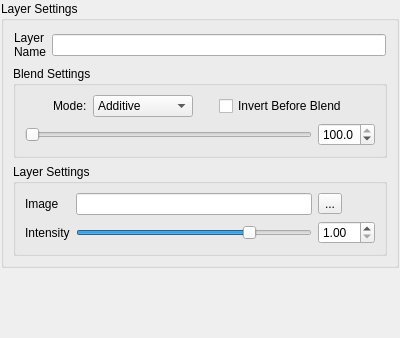
<?xml version="1.0" encoding="UTF-8"?>
<ui version="4.0">
 <class>NormalFromNormal</class>
 <widget class="QWidget" name="NormalFromNormal">
  <property name="geometry">
   <rect>
    <x>0</x>
    <y>0</y>
    <width>400</width>
    <height>338</height>
   </rect>
  </property>
  <property name="windowTitle">
   <string>Form</string>
  </property>
  <layout class="QVBoxLayout" name="verticalLayout_2">
   <property name="margin">
    <number>1</number>
   </property>
   <item>
    <widget class="QGroupBox" name="groupBox">
     <property name="title">
      <string>Layer Settings</string>
     </property>
     <layout class="QVBoxLayout" name="verticalLayout_3">
      <item>
       <widget class="QFrame" name="frame_3">
        <property name="frameShape">
         <enum>QFrame::NoFrame</enum>
        </property>
        <property name="frameShadow">
         <enum>QFrame::Raised</enum>
        </property>
        <layout class="QHBoxLayout" name="horizontalLayout">
         <property name="margin">
          <number>1</number>
         </property>
         <item>
          <widget class="QLabel" name="label_3">
           <property name="text">
            <string>Layer
Name</string>
           </property>
          </widget>
         </item>
         <item>
          <widget class="QLineEdit" name="LayerName"/>
         </item>
        </layout>
       </widget>
      </item>
      <item>
       <widget class="QGroupBox" name="groupBox_4">
        <property name="sizePolicy">
         <sizepolicy hsizetype="Preferred" vsizetype="Fixed">
          <horstretch>0</horstretch>
          <verstretch>0</verstretch>
         </sizepolicy>
        </property>
        <property name="title">
         <string>Blend Settings</string>
        </property>
        <layout class="QVBoxLayout" name="verticalLayout_4">
         <property name="spacing">
          <number>6</number>
         </property>
         <property name="leftMargin">
          <number>8</number>
         </property>
         <property name="rightMargin">
          <number>8</number>
         </property>
         <item>
          <widget class="QFrame" name="frame_5">
           <property name="frameShape">
            <enum>QFrame::NoFrame</enum>
           </property>
           <property name="frameShadow">
            <enum>QFrame::Raised</enum>
           </property>
           <layout class="QHBoxLayout" name="horizontalLayout_4">
            <property name="margin">
             <number>0</number>
            </property>
            <item>
             <spacer name="horizontalSpacer_3">
              <property name="orientation">
               <enum>Qt::Horizontal</enum>
              </property>
              <property name="sizeHint" stdset="0">
               <size>
                <width>40</width>
                <height>20</height>
               </size>
              </property>
             </spacer>
            </item>
            <item>
             <widget class="QLabel" name="label_4">
              <property name="sizePolicy">
               <sizepolicy hsizetype="Minimum" vsizetype="Minimum">
                <horstretch>0</horstretch>
                <verstretch>0</verstretch>
               </sizepolicy>
              </property>
              <property name="text">
               <string>Mode:</string>
              </property>
             </widget>
            </item>
            <item>
             <widget class="QComboBox" name="BlendMode">
              <property name="sizePolicy">
               <sizepolicy hsizetype="Minimum" vsizetype="Fixed">
                <horstretch>0</horstretch>
                <verstretch>0</verstretch>
               </sizepolicy>
              </property>
              <property name="minimumSize">
               <size>
                <width>100</width>
                <height>0</height>
               </size>
              </property>
              <item>
               <property name="text">
                <string>Additive</string>
               </property>
              </item>
              <item>
               <property name="text">
                <string>Overlay</string>
               </property>
              </item>
              <item>
               <property name="text">
                <string>Multiply</string>
               </property>
              </item>
              <item>
               <property name="text">
                <string>Normal</string>
               </property>
              </item>
             </widget>
            </item>
            <item>
             <spacer name="horizontalSpacer_4">
              <property name="orientation">
               <enum>Qt::Horizontal</enum>
              </property>
              <property name="sizeType">
               <enum>QSizePolicy::Fixed</enum>
              </property>
              <property name="sizeHint" stdset="0">
               <size>
                <width>20</width>
                <height>20</height>
               </size>
              </property>
             </spacer>
            </item>
            <item>
             <widget class="QCheckBox" name="Invert">
              <property name="text">
               <string>Invert Before Blend</string>
              </property>
             </widget>
            </item>
            <item>
             <spacer name="horizontalSpacer_5">
              <property name="orientation">
               <enum>Qt::Horizontal</enum>
              </property>
              <property name="sizeHint" stdset="0">
               <size>
                <width>40</width>
                <height>20</height>
               </size>
              </property>
             </spacer>
            </item>
           </layout>
          </widget>
         </item>
         <item>
          <widget class="QFrame" name="frame_6">
           <property name="frameShape">
            <enum>QFrame::NoFrame</enum>
           </property>
           <property name="frameShadow">
            <enum>QFrame::Raised</enum>
           </property>
           <layout class="QHBoxLayout" name="horizontalLayout_5">
            <property name="spacing">
             <number>6</number>
            </property>
            <property name="leftMargin">
             <number>1</number>
            </property>
            <property name="topMargin">
             <number>0</number>
            </property>
            <property name="rightMargin">
             <number>1</number>
            </property>
            <property name="bottomMargin">
             <number>0</number>
            </property>
            <item>
             <widget class="QSlider" name="BlendSlider">
              <property name="maximum">
               <number>1000</number>
              </property>
              <property name="orientation">
               <enum>Qt::Horizontal</enum>
              </property>
             </widget>
            </item>
            <item>
             <widget class="QDoubleSpinBox" name="BlendValue">
              <property name="sizePolicy">
               <sizepolicy hsizetype="Minimum" vsizetype="Fixed">
                <horstretch>0</horstretch>
                <verstretch>0</verstretch>
               </sizepolicy>
              </property>
              <property name="decimals">
               <number>1</number>
              </property>
              <property name="value">
               <double>100.000000000000000</double>
              </property>
             </widget>
            </item>
           </layout>
          </widget>
         </item>
        </layout>
       </widget>
      </item>
      <item>
       <widget class="QGroupBox" name="groupBox_3">
        <property name="sizePolicy">
         <sizepolicy hsizetype="Preferred" vsizetype="Minimum">
          <horstretch>0</horstretch>
          <verstretch>0</verstretch>
         </sizepolicy>
        </property>
        <property name="title">
         <string>Layer Settings</string>
        </property>
        <layout class="QGridLayout" name="gridLayout">
         <property name="margin">
          <number>9</number>
         </property>
         <property name="spacing">
          <number>6</number>
         </property>
         <item row="1" column="0">
          <widget class="QLabel" name="label_2">
           <property name="sizePolicy">
            <sizepolicy hsizetype="Fixed" vsizetype="Preferred">
             <horstretch>0</horstretch>
             <verstretch>0</verstretch>
            </sizepolicy>
           </property>
           <property name="text">
            <string>Intensity</string>
           </property>
          </widget>
         </item>
         <item row="1" column="1" colspan="2">
          <widget class="QSlider" name="IntensitySlider">
           <property name="minimum">
            <number>-200</number>
           </property>
           <property name="maximum">
            <number>200</number>
           </property>
           <property name="value">
            <number>100</number>
           </property>
           <property name="orientation">
            <enum>Qt::Horizontal</enum>
           </property>
          </widget>
         </item>
         <item row="1" column="3">
          <widget class="QDoubleSpinBox" name="IntensityValue">
           <property name="sizePolicy">
            <sizepolicy hsizetype="Fixed" vsizetype="Fixed">
             <horstretch>0</horstretch>
             <verstretch>0</verstretch>
            </sizepolicy>
           </property>
           <property name="minimum">
            <double>1.000000000000000</double>
           </property>
          </widget>
         </item>
         <item row="0" column="1" colspan="2">
          <widget class="QLineEdit" name="ImageName">
           <property name="sizePolicy">
            <sizepolicy hsizetype="Preferred" vsizetype="Fixed">
             <horstretch>0</horstretch>
             <verstretch>0</verstretch>
            </sizepolicy>
           </property>
           <property name="cursor">
            <cursorShape>ArrowCursor</cursorShape>
           </property>
           <property name="frame">
            <bool>true</bool>
           </property>
           <property name="readOnly">
            <bool>true</bool>
           </property>
          </widget>
         </item>
         <item row="0" column="3">
          <widget class="QToolButton" name="LoadImage">
           <property name="text">
            <string>...</string>
           </property>
           <property name="icon">
            <iconset resource="Resources.qrc">
             <normaloff>:/Buttons/Icons/folder.png</normaloff>:/Buttons/Icons/folder.png</iconset>
           </property>
          </widget>
         </item>
         <item row="0" column="0">
          <widget class="QLabel" name="label_5">
           <property name="sizePolicy">
            <sizepolicy hsizetype="Fixed" vsizetype="Preferred">
             <horstretch>0</horstretch>
             <verstretch>0</verstretch>
            </sizepolicy>
           </property>
           <property name="text">
            <string>Image</string>
           </property>
          </widget>
         </item>
        </layout>
       </widget>
      </item>
     </layout>
    </widget>
   </item>
   <item>
    <spacer name="verticalSpacer">
     <property name="orientation">
      <enum>Qt::Vertical</enum>
     </property>
     <property name="sizeHint" stdset="0">
      <size>
       <width>20</width>
       <height>92</height>
      </size>
     </property>
    </spacer>
   </item>
  </layout>
 </widget>
 <resources>
  <include location="Resources.qrc"/>
 </resources>
 <connections/>
</ui>
